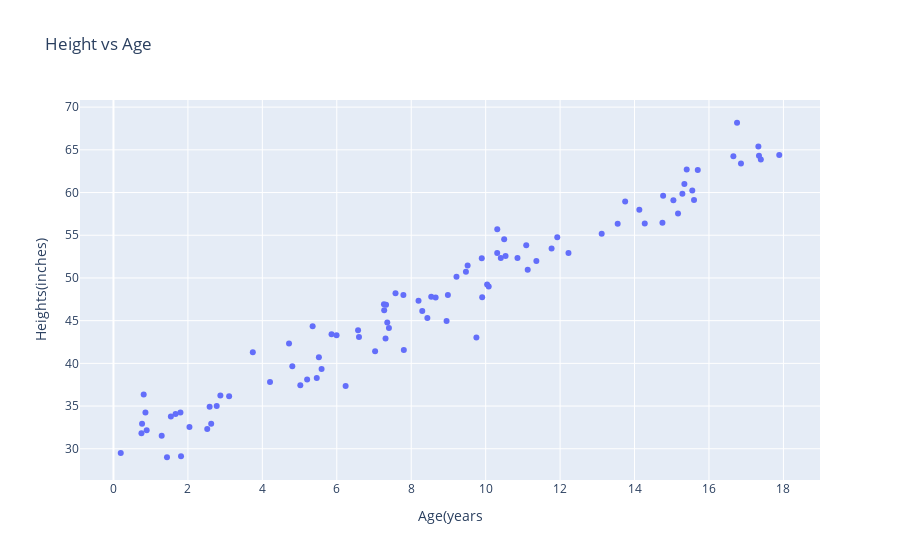

Write notebook code for a chart like this one.
### Code cell
fig = px.scatter(x=ages,y=heights, title = "Height vs Age", labels = {"x": "Age(years",
                                                                        "y":"Heights(inches)"} )
fig.show()
